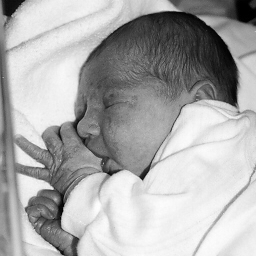
%> input picture ch3/newborn.tif, 256 x 256 px
$ octave Dithering1.m   (GNU Octave 9; MATLAB toolbox functions it lacks are replaced by stand-ins)
%> lines starting %> are read from the running program, lines starting %| are printed output that depends on the picture
img = imread("newborn.tif");
%> img is the input picture: size 256x256 uint8; min 0, max 254, mean 171.5

D1 = [ 0 128;192 64 ];
D2 = [ 0 128 32 160;192 64 224 96;48 176 16 144;240 112 208 80 ];

D1 = repmat(D1, 128, 128);
D2 = repmat(D2, 64, 64);

imgDither1 = img>D1;
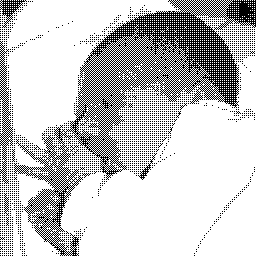
%> imgDither1: size 256x256 logical; 78% white; black in thin lines or dots
imgDither2 = img>D2;
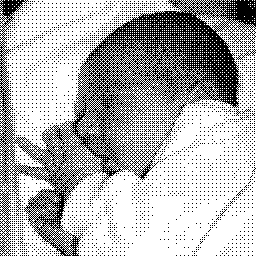
%> imgDither2: size 256x256 logical; 70% white; black in thin lines or dots

figure();
subplot(1, 2, 1);
imshow(imgDither1);
subplot(1, 2, 2);
imshow(imgDither2);
